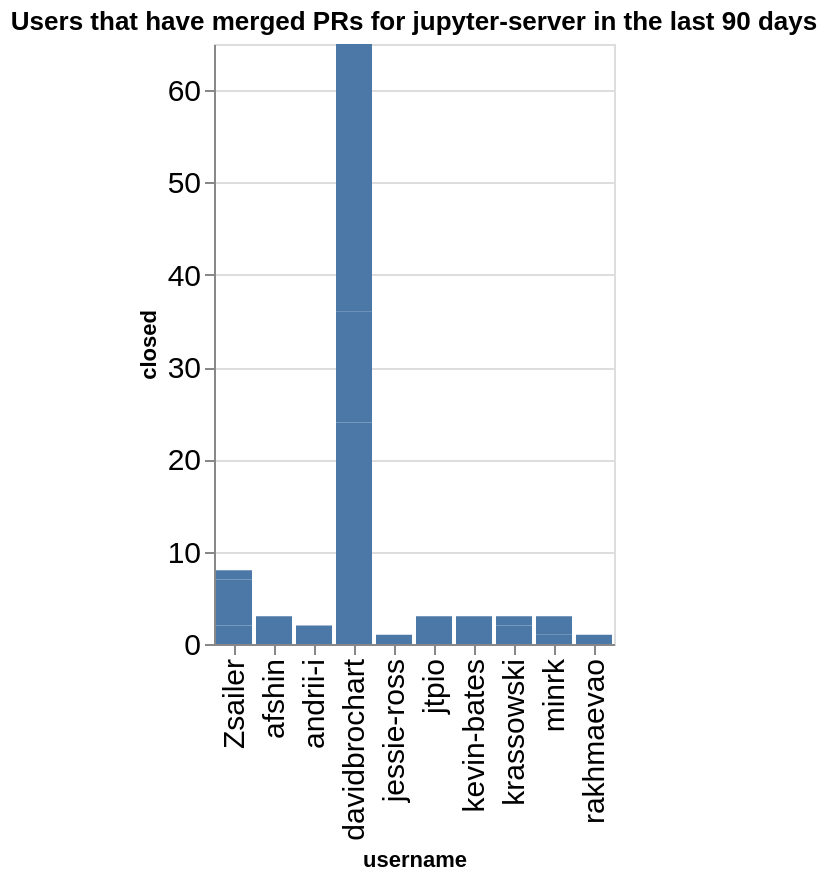

Source (notebook cell):
### Code cell
charts = []
title = f"Users that have merged PRs for {github_org} in the last {n_days} days"
ch = alt.Chart(data=closed_by_repo.replace(np.nan, 0), title=title).mark_bar().encode(
    x='username',
    y='closed',
)
ch

### Figure 1 — Vega-Lite specification as saved in the notebook (floating-point values rounded to 4 significant figures)
{"config": {"axisLeft": {"labelFontSize": 15}, "axisBottom": {"labelFontSize": 15}}, "data": {"name": "data-cff5c856fe6d8992d14b621dd3c9b7e9"}, "mark": {"type": "bar"}, "encoding": {"x": {"field": "username", "type": "nominal"}, "y": {"field": "closed", "type": "quantitative"}}, "title": "Users that have merged PRs for jupyter-server in the last 90 days", "$schema": "https://vega.github.io/schema/vega-lite/v5.20.1.json", "datasets": {"data-cff5c856fe6d8992d14b621dd3c9b7e9": [{"name": "fps", "username": "Zsailer", "closed": 2}, {"name": "fps", "username": "davidbrochart", "closed": 24}, {"name": "gateway_provisioners", "username": "kevin-bates", "closed": 3}, {"name": "jupyter-scheduler", "username": "andrii-i", "closed": 2}, {"name": "jupyter_releaser", "username": "jtpio", "closed": 3}, {"name": "jupyter_releaser", "username": "krassowski", "closed": 2}, {"name": "jupyter_server", "username": "Zsailer", "closed": 5}, {"name": "jupyter_server", "username": "afshin", "closed": 3}, {"name": "jupyter_server", "username": "jessie-ross", "closed": 1}, {"name": "jupyter_server", "username": "minrk", "closed": 1}, {"name": "jupyter_server_terminals", "username": "Zsailer", "closed": 1}, {"name": "jupyter_ydoc", "username": "davidbrochart", "closed": 12}, {"name": "jupyter_ydoc", "username": "krassowski", "closed": 1}, {"name": "jupyverse", "username": "davidbrochart", "closed": 29}, {"name": "jupyverse", "username": "rakhmaevao", "closed": 1}, {"name": "pytest-jupyter", "username": "minrk", "closed": 2}]}}
